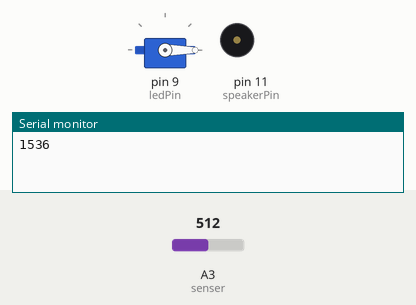
This sketch was run on a simulated Arduino Uno, built with avr-gcc and run on an emulated ATmega328P. Parts: servo, buzzer (waves = sounding, pin HIGH), the last lines printed to the serial monitor. The inputs (shaded band) are chosen by the test bench; at power-on: A3 (senser) = 512. Pins used as bus, display or sensor lines are not drawn.

Above: at 2.9 s.
3.0 s: A3 (senser) set to 5
5.7 s: A3 (senser) set to 2
At 8.4 s:
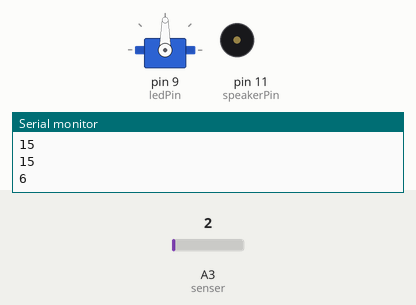
8.7 s: A3 (senser) set to 20
At 11.9 s:
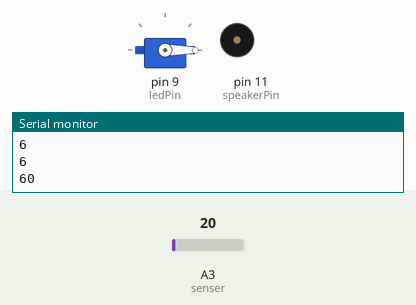
Timing chart, 0 to 13.4 s (numbered marks = the images above; inputs shaded):
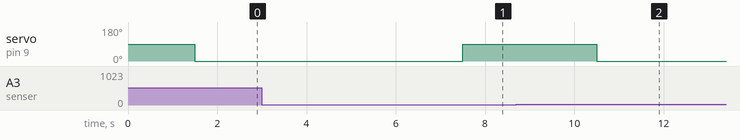

The sketch:

_furimuki.ino
```cpp
#include <Servo.h>

const int speakerPin = 11;
int ledPin=9;
int senser=3;
int tmp=0;
int det = 0;
Servo servo;

void setup ()
  {
    pinMode(ledPin,OUTPUT);
    Serial.begin(9600);
     // スピーカを接続したピンのモードを出力に
  pinMode(speakerPin, OUTPUT);
   // サーボを使用するピンとしてデジタルピンの9 番をセット
  servo.attach(9);

  }

void loop()
  {
    int value;

    value = analogRead(senser);
//    Serial.println(value);
  if (tmp > 2 )
  {
    if (det < 10)
    {
      digitalWrite(ledPin,HIGH);
      //ピッピ鳴らす
      //tone(speakerPin, 1000, 100);

      servo.write(90);//動かす
    }
    else {
      digitalWrite(ledPin,LOW);
      servo.write(0); //戻す
    }
     Serial.println(det);
    tmp = 0;
    det = 0;
  }
    delay (500); //0.2秒
    tmp = tmp + 1;
    det = det + value;

  }
```

Measured:
- the behaviour switches between 4 and 3 on A3 (senser) (found by bisection; images 0 and 1)
- after the input at 5.7 s, servo on pin 9 (ledPin): 0° → 90° after 1.8 s
- after the input at 8.7 s, servo on pin 9 (ledPin): 90° → 0° after 1.8 s
